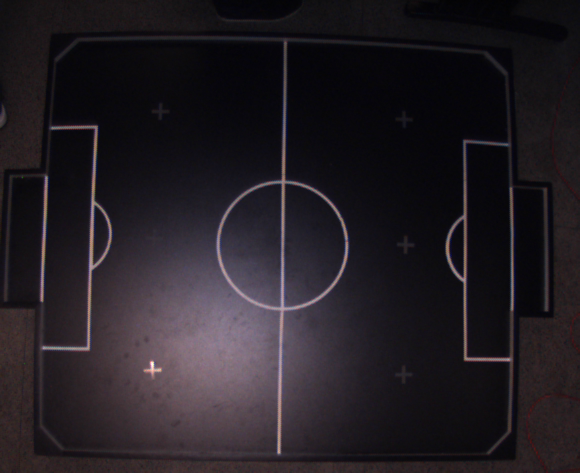
#> input picture gui.png, 580 x 473 px
$ python -i bag.py   (imports and definitions only)   (older library calls are emulated)
#> lines starting #> are read from the running program, lines starting #| are printed output that depends on the picture; after the words box and inside, x2 and y2 are one past the last pixel; in counts of white or black regions, pixels touching at a corner belong together
#> further down, picture is the input picture: shape (473, 580, 3); mean B, G, R 35.4, 29.9, 35.2
import cv2
import sys
import numpy as np

from matplotlib import pyplot as plt

name = sys.argv[1]
op = sys.argv[2]
show = sys.argv[3]
if(len(sys.argv)>4):
    t = int(sys.argv[4])
else:
    t = 40

def bgr2rgb(img):
    b, g, r = cv2.split(img)
    r = r.astype(np.float)
    g = g.astype(np.float)
    b = b.astype(np.float)
    return r, g, b

def hsv(img):
    h, s, v  = cv2.split(cv2.cvtColor(img, cv2.COLOR_BGR2HSV))
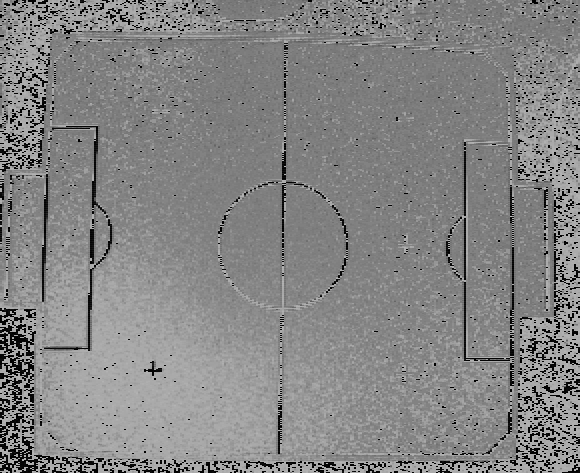
#> h: shape (473, 580); min 0, max 179, mean 132.5
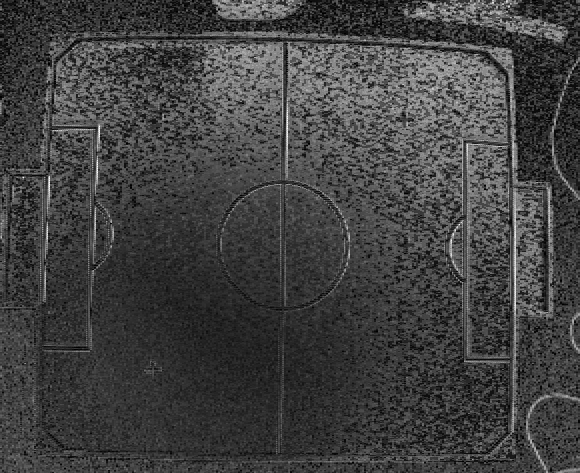
#> s: shape (473, 580); min 0, max 255, mean 65.4
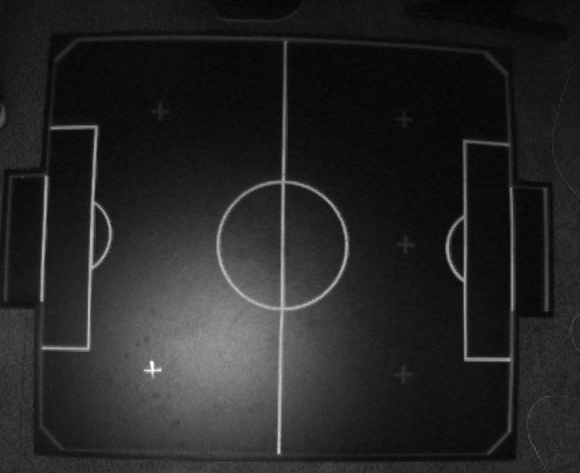
#> v: shape (473, 580); min 3, max 255, mean 38
    ret, dst = cv2.threshold(s*(v/255.0),t,255,cv2.THRESH_BINARY)
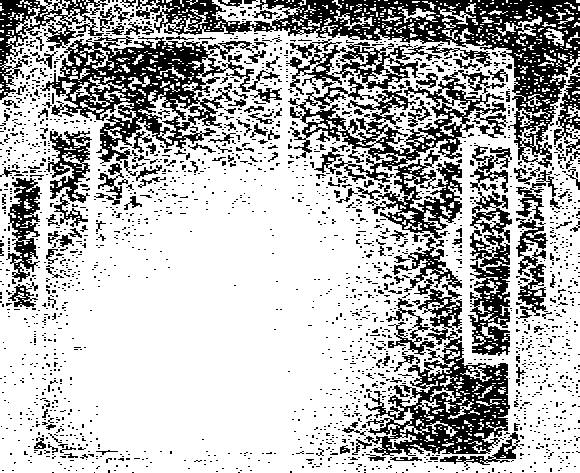
#> dst: shape (473, 580) float64; 71% white; 2086 black regions (1887 under 20 px), largest, box (x1, y1, x2, y2) and area: (136, 0, 580, 168) 15725, (40, 36, 254, 164) 10089, (288, 70, 508, 239) 9691
#> ret = 5
    return dst

def mhsv(r, g, b):
    img = np.uint8(np.sqrt((g-b)**2 + (b-r)**2 + (r-g)**2)/np.sqrt(2))
    ret, dst = cv2.threshold(img,t,255,cv2.THRESH_BINARY)
    return dst

def showplt(img):
    plt.imshow(img, cmap='gray', interpolation = 'bicubic')
    plt.xticks([]), plt.yticks([])  # to hide tick values on X and Y axis
    plt.show()

def showim(img):
    cv2.imshow("bag",img)
    if cv2.waitKey(0):
        cv2.destroyAllWindows()

# [8 lines not run here, left out]
# [5 lines that did not run here, left out]
# [4 lines not run here, left out]

>>> import cv2
>>> picture = cv2.imread('gui.png')
>>> result = hsv(picture)
